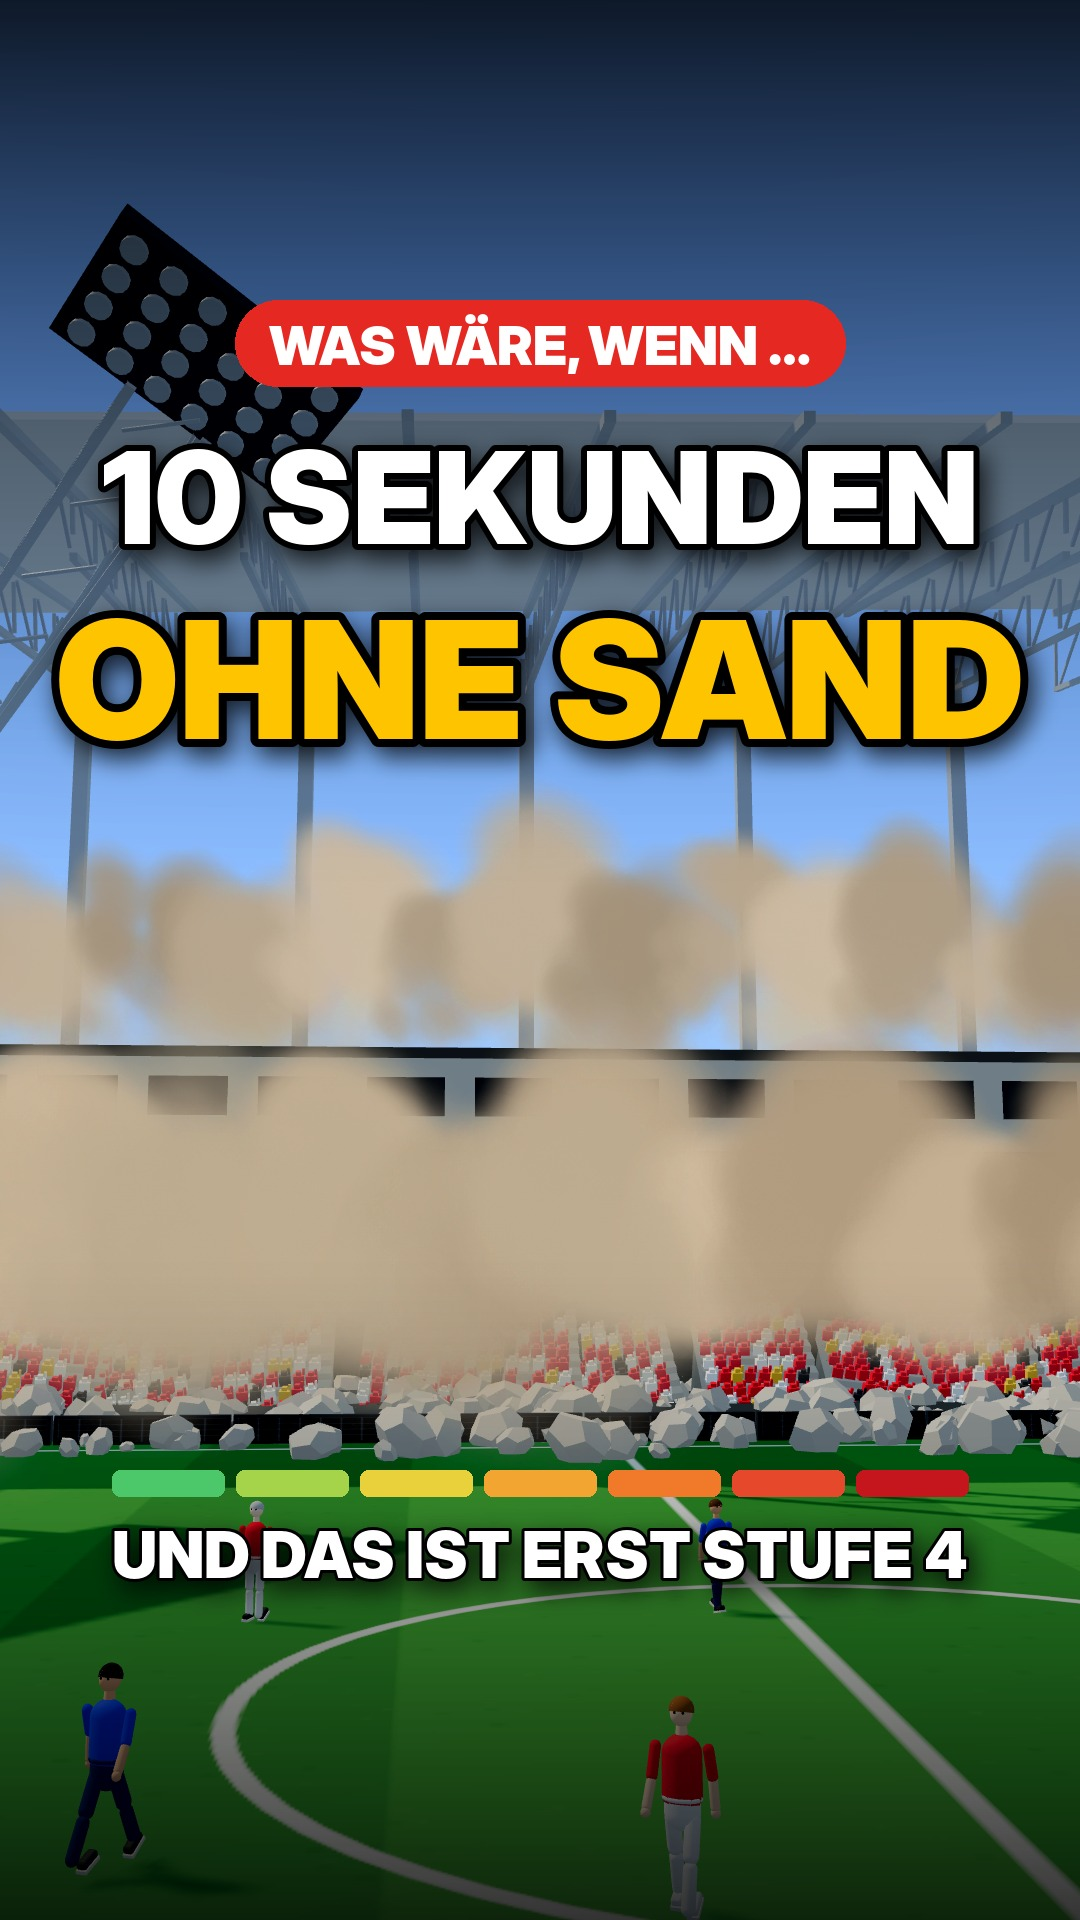

This figure's Python source:
# Erzeugt thumbnail.jpg (1080x1920) aus einem sauberen Einzelbild (src/still.js) mit großer Schrift.
# python3 thumbnail.py clean_2220.png
import sys
from PIL import Image, ImageDraw, ImageFont, ImageFilter, ImageEnhance
F = '/usr/share/fonts/opentype/inter/'
W, H = 1080, 1920
img = Image.open(sys.argv[1]).convert('RGB').resize((W, H))
img = ImageEnhance.Contrast(ImageEnhance.Color(img).enhance(1.25)).enhance(1.12)
# Verläufe oben/unten für Lesbarkeit
ov = Image.new('L', (W, H), 0); d = ImageDraw.Draw(ov)
for y in range(H):
    a = 0
    if y < 900: a = int(215 * (1 - y / 900) ** 1.4)
    if y > 1250: a = max(a, int(200 * ((y - 1250) / 670) ** 1.3))
    d.line([(0, y), (W, y)], fill=a)
img = Image.composite(Image.new('RGB', (W, H), (0, 0, 0)), img, ov)
draw = ImageDraw.Draw(img)

def text(cx, y, s, font, fill, stroke=0, sc=(0, 0, 0), shadow=True):
    w = draw.textlength(s, font=font)
    x = cx - w / 2
    if shadow:
        sh = Image.new('RGBA', (W, H), (0, 0, 0, 0)); ImageDraw.Draw(sh).text((x + 6, y + 10), s, font=font, fill=(0, 0, 0, 200), stroke_width=stroke, stroke_fill=(0, 0, 0, 200))
        img.paste(sh.filter(ImageFilter.GaussianBlur(12)), (0, 0), sh.filter(ImageFilter.GaussianBlur(12)))
    draw.text((x, y), s, font=font, fill=fill, stroke_width=stroke, stroke_fill=sc)

def fit(s, path, maxw, start):
    size = start
    while ImageFont.truetype(path, size).getlength(s) > maxw: size -= 4
    return ImageFont.truetype(path, size)

# Kicker-Pille
k = ImageFont.truetype(F + 'InterDisplay-Black.otf', 54); ks = 'WAS WÄRE, WENN …'
kw = draw.textlength(ks, font=k)
draw.rounded_rectangle([(W - kw) / 2 - 34, 300, (W + kw) / 2 + 34, 386], 43, fill=(229, 40, 34))
draw.text(((W - kw) / 2, 312), ks, font=k, fill='white')
# Hauptzeilen
text(W / 2, 420, '10 SEKUNDEN', fit('10 SEKUNDEN', F + 'InterDisplay-Black.otf', 900, 160), 'white', 6)
text(W / 2, 580, 'OHNE SAND', fit('OHNE SAND', F + 'InterDisplay-Black.otf', 980, 220), (255, 196, 0), 8)
# Stufenbalken unten (im 3:4-Ausschnitt des Profilrasters)
cols = ['#4cc76a', '#a5d34a', '#e8d13a', '#f3a531', '#f07a2a', '#e5482b', '#c4161c']
bw, gap, y0 = 112, 12, 1470
x0 = (W - (7 * bw + 6 * gap)) / 2
for i, c in enumerate(cols):
    draw.rounded_rectangle([x0 + i * (bw + gap), y0, x0 + i * (bw + gap) + bw, y0 + 26], 8, fill=c)
text(W / 2, 1516, 'UND DAS IST ERST STUFE 4', fit('UND DAS IST ERST STUFE 4', F + 'InterDisplay-Black.otf', 860, 64), 'white', 3)
img.save('thumbnail.jpg', quality=92)
img.crop((0, 240, W, 1680)).resize((540, 720)).save(sys.argv[2] if len(sys.argv) > 2 else '/dev/null', 'JPEG') if len(sys.argv) > 2 else None
